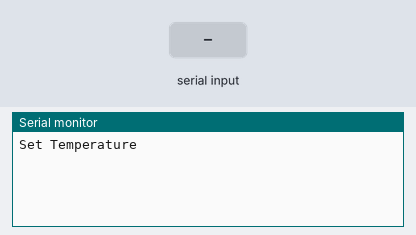
The sketch below on a simulated Arduino Uno, built with avr-gcc and run on an emulated ATmega328P. Parts: the last lines printed to the serial monitor. Inputs (shaded band) come from the test bench.

Above: at 1.2 s.
1.3 s: "90,45\n" received over Serial
At 2.3 s:
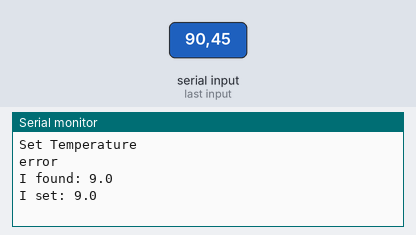
2.8 s: "30,150\n" received over Serial
At 3.4 s:
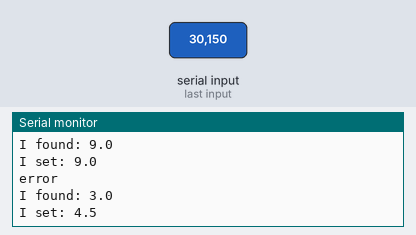

The sketch:

sketch_mar10a.ino
```cpp
#define LENGTH(a) sizeof (a)/sizeof (a[0])
#define tmin 4.5
#define tmax 30

void setup() {
  Serial.begin(9600);
  // put your setup code here, to run once:

  Serial.println("Set Temperature");
}

float getTemp(int16_t *buff, int16_t dcount, uint16_t counter){
  switch(dcount){
    case 0:
      return (buff[1] - 48) * 0.1;
    case 1:
      return buff[0] - 48 + (buff[2] - 48) * 0.1;
    case 2:
      return (buff[0] - 48) * 10 + buff[1] - 48 + (buff[3] - 48)*0.1;
    default:
      return (buff[0]-48) * pow(10,counter-1) + buff[1]-48;
  }
}

void serialFlush(){
  while(Serial.available() > 0) {
    char t = Serial.read();
  }
}

void fixTemp(float *t){
  if((*t-tmin) < 0) *t = tmin;
  if((*t-tmax) > 0) *t = tmax;
}

void loop() {
  // put your main code here, to run repeatedly:
  float temp = 0;
  int16_t byteBuffer[4] = {48, 48, 48, 48};
  uint16_t counter = 0;
  uint16_t t = 0;
  int16_t dcount = -1;
  while(Serial.available() <1) {}
  do{
    if(Serial.available() > 4){
      serialFlush();
      Serial.println("error");
      break;
    }
    t = Serial.read();
    if((t < 58 && t > 47) || t == 44 || t == 46){
      byteBuffer[counter] = t;
      if(t == 44 || t == 46)
        dcount = counter;
      ++counter;
    }
    delay(10);
  }while(t != 10);

  temp = getTemp(byteBuffer, dcount, counter);

  Serial.print("I found: ");
  Serial.println(temp, 1);
  Serial.print("I set: ");
  fixTemp(&temp);
  Serial.println(temp, 1);
}
```

Measured:
- after the input at 1.3 s, the serial monitor: prints a new line at once (image 1)
- after the input at 2.8 s, the serial monitor: prints a new line at once (image 2)
